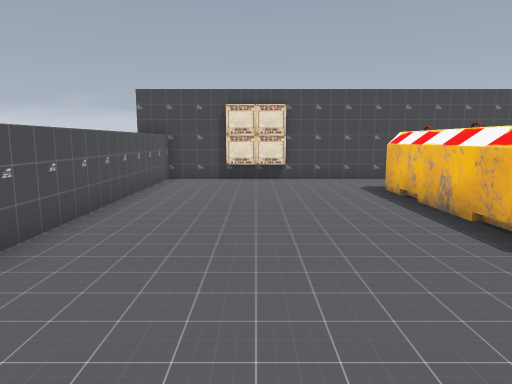
view 1 (above)

12 first-person views from a walk through a Godot game level. The camera is 1.3 m above the floor, tilts 8° down and sees 70° across. The floor is counted in squares, 1 m on a side. Each view is taken from the middle of a square. On the plan, view 1 faces up. The plan holds only what a view shows up to about 15 squares ahead; the rest is blank. Some surface patterns are stand-ins.

view 2
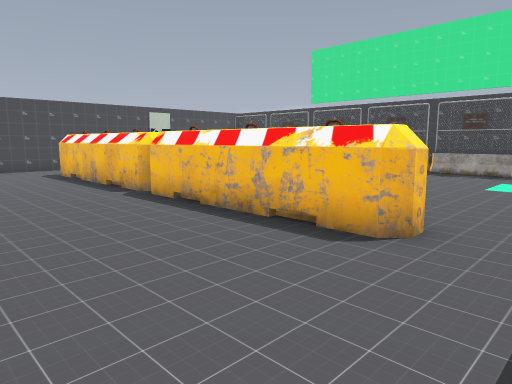

view 3
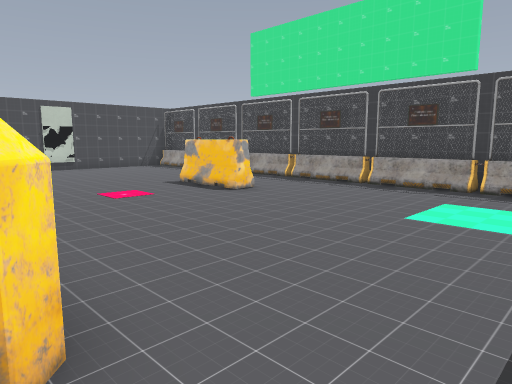

view 4
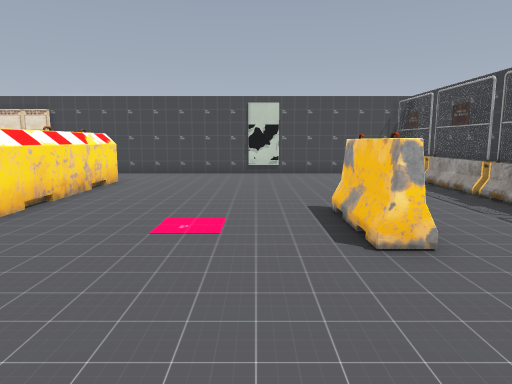

view 5
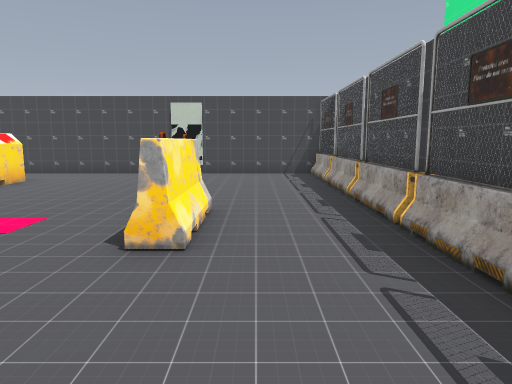

view 6
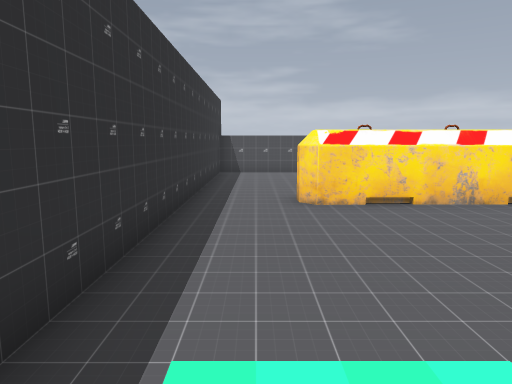

view 7
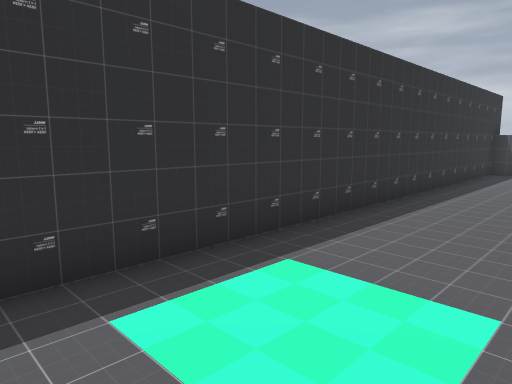

view 8
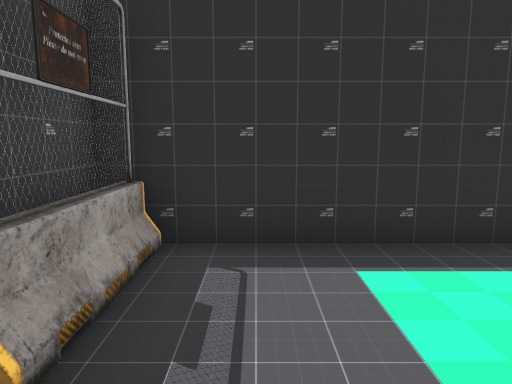

view 9
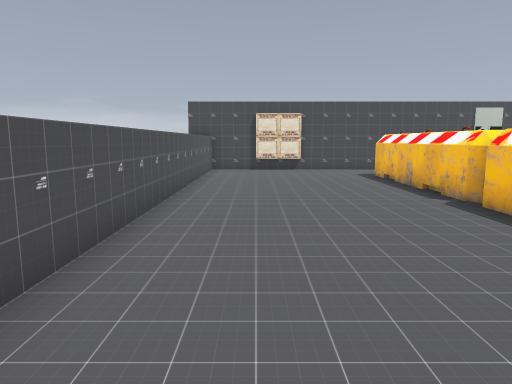

view 10
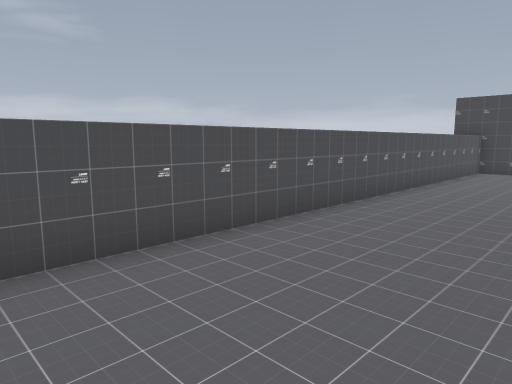

view 11
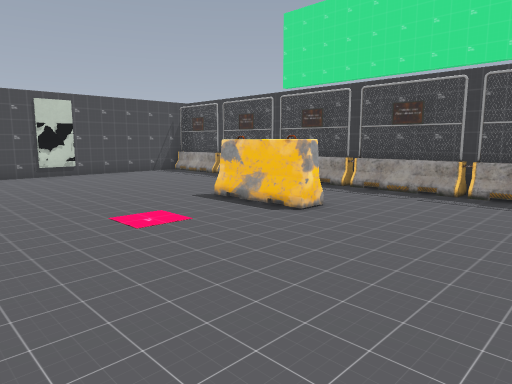

view 12
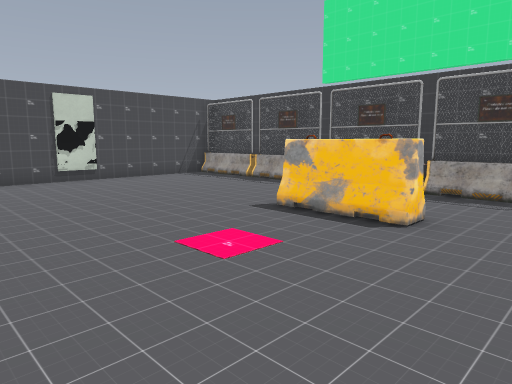

### Floor plan
Key: @ floor where view 1 was taken; # wall or solid block; . floor; / step, stairs or slope; ^ raised ledge; P poster; O other object.
Columns run from 4 left of view 1 to 15 right of it. Each row starts with its distance up from view 1.
 13 ^###################
 12  ^..O........P..../#
 11  ^................/#
 10  ^......^........./#
  9  ^......^........./#
  8  ^......^........./#
  7  ^......^........./#
  6  ^......^........./#
  5  ^......^........./#
  4  ^......^......#../#
  3  ^......^......#../#
  2  ^......^........./#
  1  ^......^........./#
  0  ^..@...^........./#
 -1  ^......^........./#
 -2  ^......^........./#
 -3  ^......^........./#
 -4  ^................/#
 -5  ^................/#
 -6 ^###################

Positions as (right, up) in squares from view 1, and headings:
1: (0, 0), facing up
2: (-1, -5), facing up-right
3: (4, -5), facing up-right
4: (9, -2), facing up
5: (12, -2), facing up
6: (12, -4), facing left
7: (13, -2), facing down-left
8: (13, -1), facing down
9: (-1, -4), facing up
10: (1, -4), facing up-left
11: (5, -2), facing up-right
12: (5, 0), facing up-right
